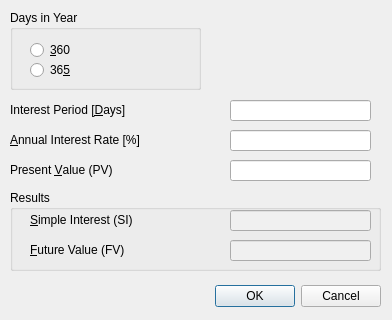
<?xml version="1.0" encoding="UTF-8"?>
<ui version="4.0">
 <class>SimpleInterestDialog</class>
 <widget class="QDialog" name="SimpleInterestDialog">
  <property name="geometry">
   <rect>
    <x>0</x>
    <y>0</y>
    <width>392</width>
    <height>320</height>
   </rect>
  </property>
  <property name="windowTitle">
   <string>Simple Interest</string>
  </property>
  <widget class="QDialogButtonBox" name="buttonBox">
   <property name="geometry">
    <rect>
     <x>10</x>
     <y>280</y>
     <width>371</width>
     <height>32</height>
    </rect>
   </property>
   <property name="orientation">
    <enum>Qt::Orientation::Horizontal</enum>
   </property>
   <property name="standardButtons">
    <set>QDialogButtonBox::StandardButton::Cancel|QDialogButtonBox::StandardButton::Ok</set>
   </property>
  </widget>
  <widget class="QGroupBox" name="groupBox">
   <property name="geometry">
    <rect>
     <x>10</x>
     <y>10</y>
     <width>191</width>
     <height>80</height>
    </rect>
   </property>
   <property name="locale">
    <locale language="English" country="Germany"/>
   </property>
   <property name="title">
    <string>Days in Year</string>
   </property>
   <widget class="QRadioButton" name="days360RadioButton">
    <property name="geometry">
     <rect>
      <x>20</x>
      <y>30</y>
      <width>89</width>
      <height>20</height>
     </rect>
    </property>
    <property name="text">
     <string>&amp;360</string>
    </property>
   </widget>
   <widget class="QRadioButton" name="days365RadioButton">
    <property name="geometry">
     <rect>
      <x>20</x>
      <y>50</y>
      <width>89</width>
      <height>20</height>
     </rect>
    </property>
    <property name="text">
     <string>36&amp;5</string>
    </property>
   </widget>
  </widget>
  <widget class="QLabel" name="label">
   <property name="geometry">
    <rect>
     <x>10</x>
     <y>102</y>
     <width>211</width>
     <height>16</height>
    </rect>
   </property>
   <property name="text">
    <string>Interest Period [&amp;Days]</string>
   </property>
   <property name="buddy">
    <cstring>daysLineEdit</cstring>
   </property>
  </widget>
  <widget class="DotLineEdit" name="daysLineEdit">
   <property name="geometry">
    <rect>
     <x>230</x>
     <y>100</y>
     <width>141</width>
     <height>21</height>
    </rect>
   </property>
  </widget>
  <widget class="QLabel" name="label_2">
   <property name="geometry">
    <rect>
     <x>10</x>
     <y>132</y>
     <width>211</width>
     <height>16</height>
    </rect>
   </property>
   <property name="text">
    <string>&amp;Annual Interest Rate [%]</string>
   </property>
   <property name="buddy">
    <cstring>annualRatePctLineEdit</cstring>
   </property>
  </widget>
  <widget class="DotLineEdit" name="annualRatePctLineEdit">
   <property name="geometry">
    <rect>
     <x>230</x>
     <y>130</y>
     <width>141</width>
     <height>21</height>
    </rect>
   </property>
  </widget>
  <widget class="QLabel" name="label_3">
   <property name="geometry">
    <rect>
     <x>10</x>
     <y>162</y>
     <width>211</width>
     <height>16</height>
    </rect>
   </property>
   <property name="text">
    <string>Present &amp;Value (PV)</string>
   </property>
   <property name="buddy">
    <cstring>pvLineEdit</cstring>
   </property>
  </widget>
  <widget class="DotLineEdit" name="pvLineEdit">
   <property name="geometry">
    <rect>
     <x>230</x>
     <y>160</y>
     <width>141</width>
     <height>21</height>
    </rect>
   </property>
  </widget>
  <widget class="QGroupBox" name="groupBox_2">
   <property name="geometry">
    <rect>
     <x>10</x>
     <y>190</y>
     <width>371</width>
     <height>81</height>
    </rect>
   </property>
   <property name="title">
    <string>Results</string>
   </property>
   <widget class="QLabel" name="label_4">
    <property name="geometry">
     <rect>
      <x>20</x>
      <y>22</y>
      <width>191</width>
      <height>16</height>
     </rect>
    </property>
    <property name="text">
     <string>&amp;Simple Interest (SI)</string>
    </property>
    <property name="buddy">
     <cstring>siLineEdit</cstring>
    </property>
   </widget>
   <widget class="DotLineEdit" name="siLineEdit">
    <property name="geometry">
     <rect>
      <x>220</x>
      <y>20</y>
      <width>141</width>
      <height>21</height>
     </rect>
    </property>
    <property name="styleSheet">
     <string notr="true">QLineEdit:read-only {
    background-color: #f0f0f0;
    color: #333333;
}</string>
    </property>
    <property name="readOnly">
     <bool>true</bool>
    </property>
   </widget>
   <widget class="QLabel" name="label_5">
    <property name="geometry">
     <rect>
      <x>20</x>
      <y>52</y>
      <width>191</width>
      <height>16</height>
     </rect>
    </property>
    <property name="text">
     <string>&amp;Future Value (FV)</string>
    </property>
    <property name="buddy">
     <cstring>sfvLineEdit</cstring>
    </property>
   </widget>
   <widget class="DotLineEdit" name="sfvLineEdit">
    <property name="geometry">
     <rect>
      <x>220</x>
      <y>50</y>
      <width>141</width>
      <height>21</height>
     </rect>
    </property>
    <property name="styleSheet">
     <string notr="true">QLineEdit:read-only {
    background-color: #f0f0f0;
    color: #333333;
}</string>
    </property>
    <property name="readOnly">
     <bool>true</bool>
    </property>
   </widget>
  </widget>
 </widget>
 <customwidgets>
  <customwidget>
   <class>DotLineEdit</class>
   <extends>QLineEdit</extends>
   <header>.dot_line_edit</header>
  </customwidget>
 </customwidgets>
 <resources/>
 <connections>
  <connection>
   <sender>buttonBox</sender>
   <signal>accepted()</signal>
   <receiver>SimpleInterestDialog</receiver>
   <slot>accept()</slot>
   <hints>
    <hint type="sourcelabel">
     <x>248</x>
     <y>254</y>
    </hint>
    <hint type="destinationlabel">
     <x>157</x>
     <y>274</y>
    </hint>
   </hints>
  </connection>
  <connection>
   <sender>buttonBox</sender>
   <signal>rejected()</signal>
   <receiver>SimpleInterestDialog</receiver>
   <slot>reject()</slot>
   <hints>
    <hint type="sourcelabel">
     <x>316</x>
     <y>260</y>
    </hint>
    <hint type="destinationlabel">
     <x>286</x>
     <y>274</y>
    </hint>
   </hints>
  </connection>
 </connections>
</ui>
